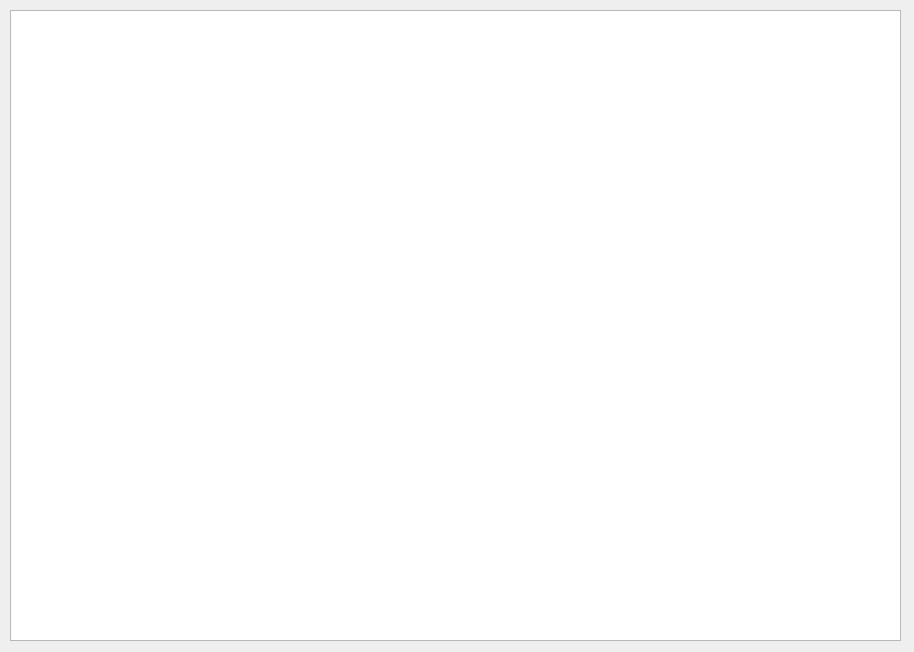
<?xml version="1.0" encoding="UTF-8"?>
<ui version="4.0">
 <class>debug</class>
 <widget class="QDialog" name="debug">
  <property name="geometry">
   <rect>
    <x>0</x>
    <y>0</y>
    <width>914</width>
    <height>652</height>
   </rect>
  </property>
  <property name="windowTitle">
   <string>Dialog</string>
  </property>
  <property name="windowIcon">
   <iconset resource="icons.qrc">
    <normaloff>:/SR_icon.png</normaloff>:/SR_icon.png</iconset>
  </property>
  <widget class="QTextEdit" name="debugText">
   <property name="geometry">
    <rect>
     <x>10</x>
     <y>10</y>
     <width>891</width>
     <height>631</height>
    </rect>
   </property>
  </widget>
 </widget>
 <resources>
  <include location="icons.qrc"/>
 </resources>
 <connections/>
</ui>
